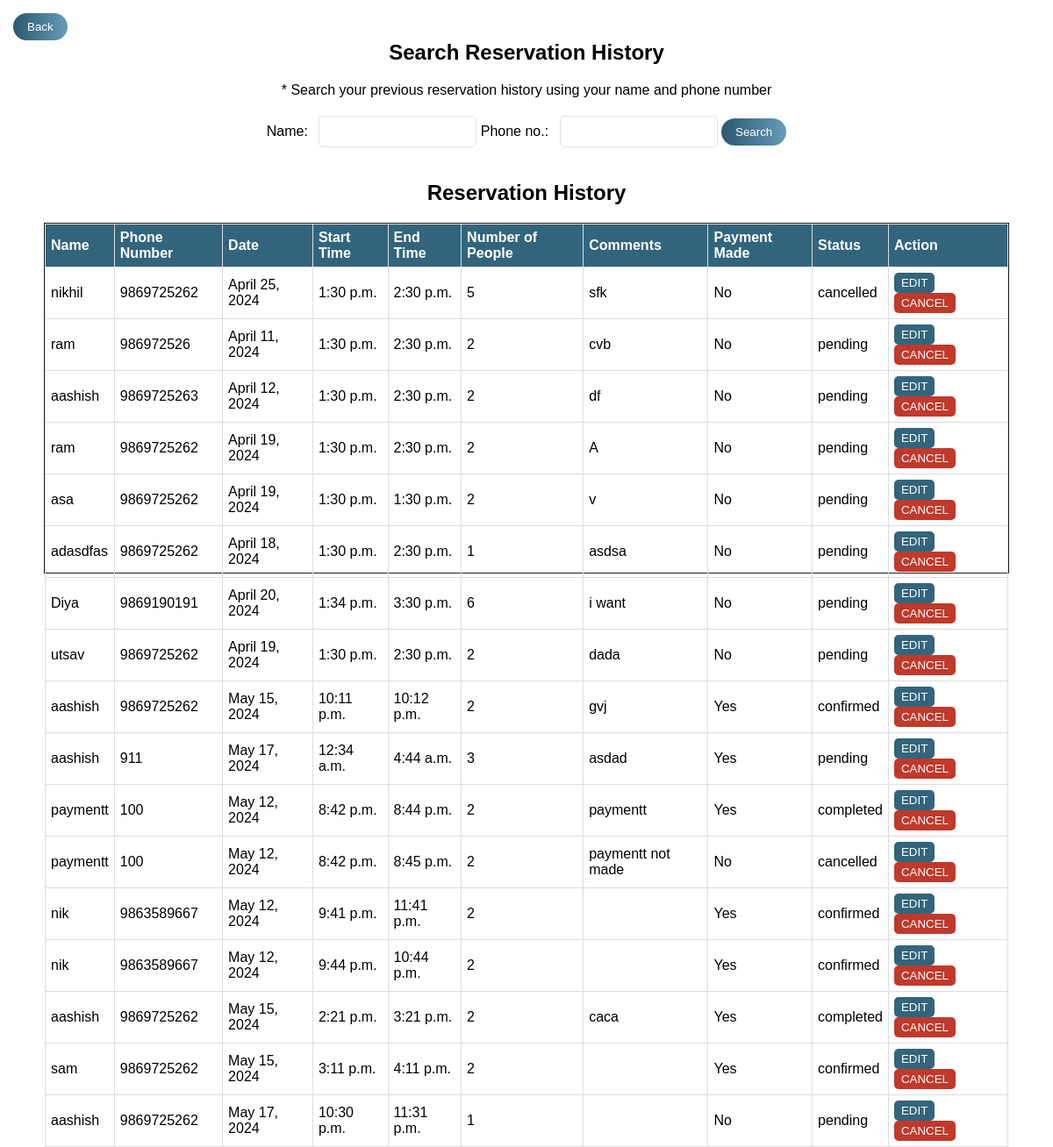
Before: /user_reservation_history/ with the older database file.
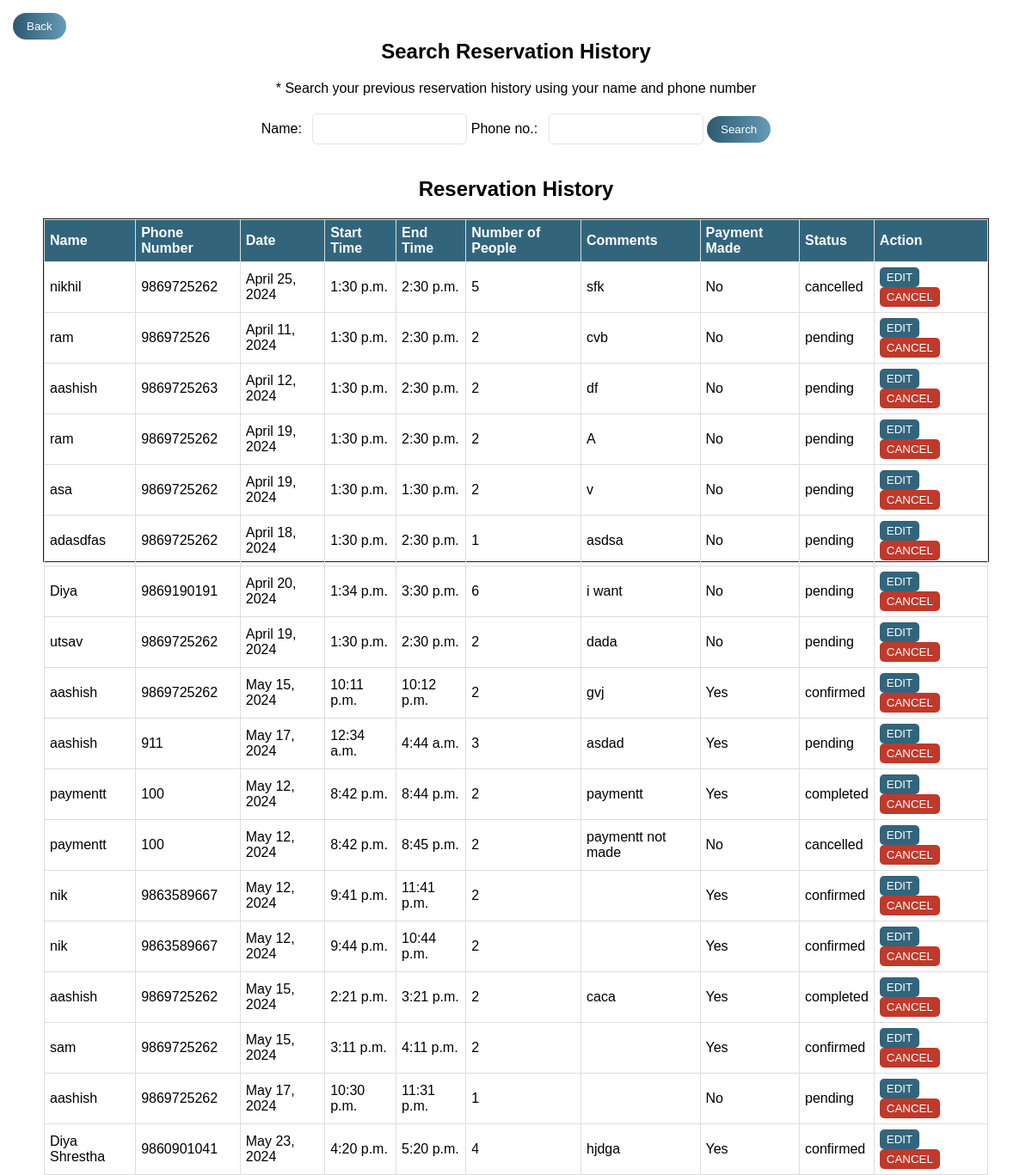
After: the same page with the newer database file.
### OneByteFood/models.py (models this page shows)
class Reservation(models.Model):
    id = models.AutoField(primary_key=True)
    name = models.CharField(max_length=100)
    phone = models.CharField(max_length=20)
    date = models.DateField()
    start_time = models.TimeField()
    end_time = models.TimeField()
    num_people = models.IntegerField()
    comments = models.TextField()
    payment_made = models.BooleanField(default=False)
    status = models.CharField(max_length=50, default='pending')

### OneByteFood/views.py (the view)
# urls.py: path('user_reservation_history/', onebytefood_views.show_user_reservation_history, name='show_user_reservation_history'),
def show_user_reservation_history(request):
    if request.method == 'GET':
        name = request.GET.get('name', '')
        phone = request.GET.get('phone', '')
        if name and phone:
            reservations_data = Reservation.objects.filter(name=name, phone=phone)
        else:
            reservations_data = Reservation.objects.all()
        return render(request, 'user_reservation_history.html', {'reservations_data': reservations_data, 'name': name, 'phone': phone})
    else:
        return HttpResponseRedirect('/user_reservation_history/')

### templates/user_reservation_history.html (shortened to what this page needs)
<!DOCTYPE html>
<html lang="en">
<head>
</head>
<body>
    <a href="http://127.0.0.1:8000/reservation/"><button class="Back-Btn"> Back</button></a>
    <h2 class="section-title">Search Reservation History</h2>
    <p class="search-guide">* Search your previous reservation history using your name and phone number</p>
    <form method="get" action="{% url 'show_user_reservation_history' %}" id="reservationHistorySearchForm"
        class="reservationHistorySearchForm">
        <label for="name">Name:</label>
        <input type="text" id="name" name="name" required>
        <label for="phone">Phone no.:</label>
        <input type="tel" id="phone" name="phone" required>
        <input type="submit" value="Search">
    </form>
    <div class="history-container">
        <section class="history" id="history">
            <h2 class="section-title">Reservation History</h2>
            <div class="table-history">
                {% if reservations_data %}
                <table class="history-table">
                    <thead>
                        <tr>
                            <th>Name</th>
                            <th>Phone Number</th>
                            <th>Date</th>
                            <th>Start Time</th>
                            <th>End Time</th>
                            <th>Number of People</th>
                            <th>Comments</th>
                            <th>Payment Made</th>
                            <th>Status</th>
                            <th>Action</th>
                        </tr>
                    </thead>
                    <tbody>
                        {% for reservation in reservations_data %}
                        <tr>
                            <td>{{ reservation.name }}</td>
                            <td>{{ reservation.phone }}</td>
                            <td>{{ reservation.date }}</td>
                            <td>{{ reservation.start_time }}</td>
                            <td>{{ reservation.end_time }}</td>
                            <td>{{ reservation.num_people }}</td>
                            <td>{{ reservation.comments }}</td>
                            <td>{% if reservation.payment_made %}Yes{% else %}No{% endif %}</td>
                            <td>{{ reservation.status }}</td>
                            <td>
                                <button class="edit-btn"><a href="/edit_reservation_user/{{ reservation.id }}"
                                        style="text-decoration: none; color: inherit;">EDIT</a></button>
                                <button class="cancel-btn"><a
                                        href="/cancel_reservation_user/{{ reservation.id }}/?name={{ reservation.name }}&phone={{ reservation.phone }}"
                                        style="text-decoration: none; color: inherit;">CANCEL</a></button>
                            </td>
                        </tr>
                        {% endfor %}
                    </tbody>
                </table>
                {% else %}
                <center>
                    <h4>No previous reservations.</h4>
                </center>
                {% endif %}
            </div>
        </section>
    </div>
</body>
</html>

Changed rows visible on the page:
added Reservation: name "Diya Shrestha", phone "9860901041", date "May 23, 2024", start_time "4:20 p.m.", end_time "5:20 p.m.", num_people "4", comments "hjdga", payment_made "Yes", status "confirmed"
